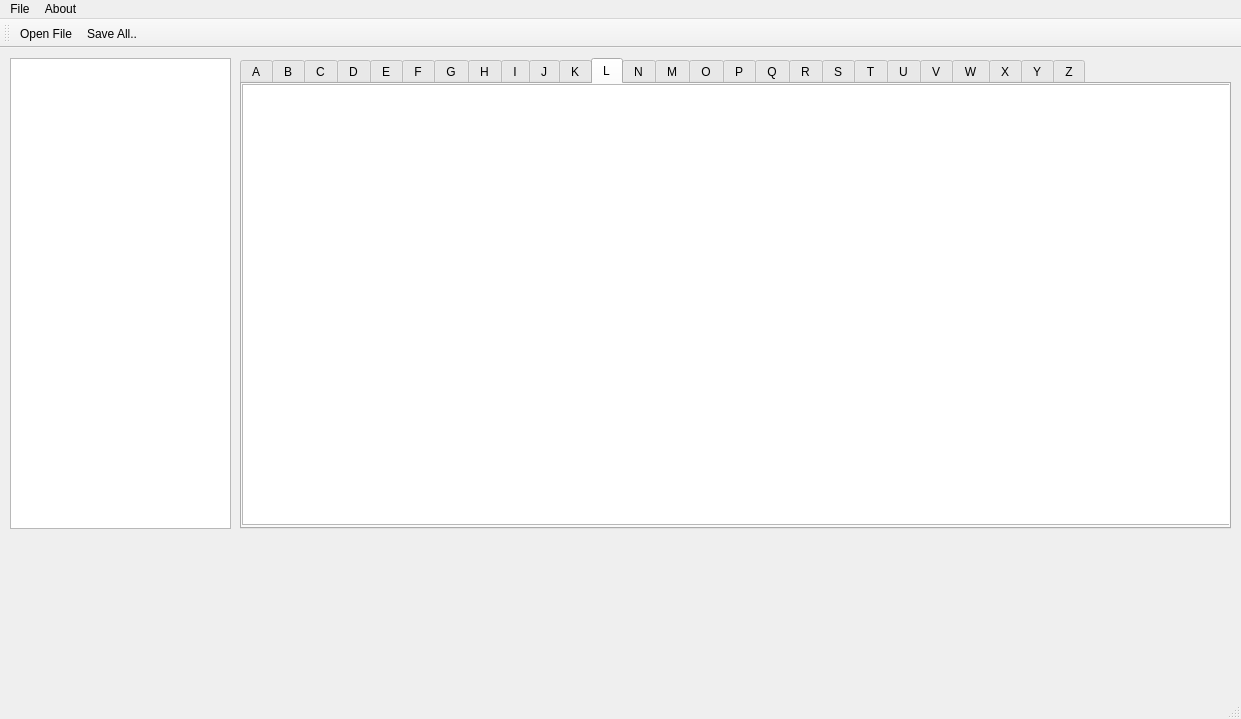
<?xml version="1.0" encoding="UTF-8"?>
<ui version="4.0">
 <class>MainWindow</class>
 <widget class="QMainWindow" name="MainWindow">
  <property name="geometry">
   <rect>
    <x>0</x>
    <y>0</y>
    <width>1241</width>
    <height>719</height>
   </rect>
  </property>
  <property name="windowTitle">
   <string>Text File </string>
  </property>
  <widget class="QWidget" name="centralWidget">
   <widget class="QTabWidget" name="tabWidget">
    <property name="geometry">
     <rect>
      <x>240</x>
      <y>10</y>
      <width>991</width>
      <height>471</height>
     </rect>
    </property>
    <property name="currentIndex">
     <number>11</number>
    </property>
    <property name="iconSize">
     <size>
      <width>15</width>
      <height>15</height>
     </size>
    </property>
    <widget class="QWidget" name="tab">
     <attribute name="title">
      <string>A</string>
     </attribute>
     <widget class="QTextBrowser" name="textBrowser_27">
      <property name="geometry">
       <rect>
        <x>0</x>
        <y>0</y>
        <width>991</width>
        <height>441</height>
       </rect>
      </property>
     </widget>
    </widget>
    <widget class="QWidget" name="tab_2">
     <attribute name="title">
      <string>B</string>
     </attribute>
     <widget class="QTextBrowser" name="textBrowser_26">
      <property name="geometry">
       <rect>
        <x>0</x>
        <y>0</y>
        <width>991</width>
        <height>441</height>
       </rect>
      </property>
     </widget>
    </widget>
    <widget class="QWidget" name="tab_3">
     <attribute name="title">
      <string>C</string>
     </attribute>
     <widget class="QTextBrowser" name="textBrowser_25">
      <property name="geometry">
       <rect>
        <x>0</x>
        <y>0</y>
        <width>991</width>
        <height>441</height>
       </rect>
      </property>
     </widget>
    </widget>
    <widget class="QWidget" name="tab_4">
     <attribute name="title">
      <string>D</string>
     </attribute>
     <widget class="QTextBrowser" name="textBrowser_24">
      <property name="geometry">
       <rect>
        <x>0</x>
        <y>0</y>
        <width>991</width>
        <height>441</height>
       </rect>
      </property>
     </widget>
    </widget>
    <widget class="QWidget" name="tab_5">
     <attribute name="title">
      <string>E</string>
     </attribute>
     <widget class="QTextBrowser" name="textBrowser_23">
      <property name="geometry">
       <rect>
        <x>0</x>
        <y>0</y>
        <width>991</width>
        <height>441</height>
       </rect>
      </property>
     </widget>
    </widget>
    <widget class="QWidget" name="tab_6">
     <attribute name="title">
      <string>F</string>
     </attribute>
     <widget class="QTextBrowser" name="textBrowser_22">
      <property name="geometry">
       <rect>
        <x>0</x>
        <y>0</y>
        <width>991</width>
        <height>441</height>
       </rect>
      </property>
     </widget>
    </widget>
    <widget class="QWidget" name="tab_7">
     <attribute name="title">
      <string>G</string>
     </attribute>
     <widget class="QTextBrowser" name="textBrowser_21">
      <property name="geometry">
       <rect>
        <x>0</x>
        <y>0</y>
        <width>991</width>
        <height>441</height>
       </rect>
      </property>
     </widget>
    </widget>
    <widget class="QWidget" name="tab_8">
     <attribute name="title">
      <string>H</string>
     </attribute>
     <widget class="QTextBrowser" name="textBrowser_20">
      <property name="geometry">
       <rect>
        <x>0</x>
        <y>0</y>
        <width>991</width>
        <height>441</height>
       </rect>
      </property>
     </widget>
    </widget>
    <widget class="QWidget" name="tab_9">
     <attribute name="title">
      <string>I</string>
     </attribute>
     <widget class="QTextBrowser" name="textBrowser_19">
      <property name="geometry">
       <rect>
        <x>0</x>
        <y>0</y>
        <width>991</width>
        <height>441</height>
       </rect>
      </property>
     </widget>
    </widget>
    <widget class="QWidget" name="tab_10">
     <attribute name="title">
      <string>J</string>
     </attribute>
     <widget class="QTextBrowser" name="textBrowser_18">
      <property name="geometry">
       <rect>
        <x>0</x>
        <y>0</y>
        <width>991</width>
        <height>441</height>
       </rect>
      </property>
     </widget>
    </widget>
    <widget class="QWidget" name="tab_11">
     <attribute name="title">
      <string>K</string>
     </attribute>
     <widget class="QTextBrowser" name="textBrowser_17">
      <property name="geometry">
       <rect>
        <x>0</x>
        <y>0</y>
        <width>991</width>
        <height>441</height>
       </rect>
      </property>
     </widget>
    </widget>
    <widget class="QWidget" name="tab_27">
     <attribute name="title">
      <string>L</string>
     </attribute>
     <widget class="QTextBrowser" name="textBrowser_28">
      <property name="geometry">
       <rect>
        <x>0</x>
        <y>0</y>
        <width>991</width>
        <height>441</height>
       </rect>
      </property>
     </widget>
    </widget>
    <widget class="QWidget" name="tab_14">
     <attribute name="title">
      <string>N</string>
     </attribute>
     <widget class="QTextBrowser" name="textBrowser_14">
      <property name="geometry">
       <rect>
        <x>0</x>
        <y>0</y>
        <width>991</width>
        <height>441</height>
       </rect>
      </property>
     </widget>
    </widget>
    <widget class="QWidget" name="tab_13">
     <attribute name="title">
      <string>M</string>
     </attribute>
     <widget class="QTextBrowser" name="textBrowser_15">
      <property name="geometry">
       <rect>
        <x>0</x>
        <y>0</y>
        <width>991</width>
        <height>441</height>
       </rect>
      </property>
     </widget>
    </widget>
    <widget class="QWidget" name="tab_15">
     <attribute name="title">
      <string>O</string>
     </attribute>
     <widget class="QTextBrowser" name="textBrowser_13">
      <property name="geometry">
       <rect>
        <x>0</x>
        <y>0</y>
        <width>991</width>
        <height>441</height>
       </rect>
      </property>
     </widget>
    </widget>
    <widget class="QWidget" name="tab_16">
     <attribute name="title">
      <string>P</string>
     </attribute>
     <widget class="QTextBrowser" name="textBrowser_12">
      <property name="geometry">
       <rect>
        <x>0</x>
        <y>0</y>
        <width>991</width>
        <height>441</height>
       </rect>
      </property>
     </widget>
    </widget>
    <widget class="QWidget" name="tab_17">
     <attribute name="title">
      <string>Q</string>
     </attribute>
     <widget class="QTextBrowser" name="textBrowser_11">
      <property name="geometry">
       <rect>
        <x>0</x>
        <y>0</y>
        <width>991</width>
        <height>441</height>
       </rect>
      </property>
     </widget>
    </widget>
    <widget class="QWidget" name="tab_18">
     <attribute name="title">
      <string>R</string>
     </attribute>
     <widget class="QTextBrowser" name="textBrowser_10">
      <property name="geometry">
       <rect>
        <x>0</x>
        <y>0</y>
        <width>991</width>
        <height>441</height>
       </rect>
      </property>
     </widget>
    </widget>
    <widget class="QWidget" name="tab_19">
     <attribute name="title">
      <string>S</string>
     </attribute>
     <widget class="QTextBrowser" name="textBrowser_9">
      <property name="geometry">
       <rect>
        <x>0</x>
        <y>0</y>
        <width>991</width>
        <height>441</height>
       </rect>
      </property>
     </widget>
    </widget>
    <widget class="QWidget" name="tab_20">
     <attribute name="title">
      <string>T</string>
     </attribute>
     <widget class="QTextBrowser" name="textBrowser_8">
      <property name="geometry">
       <rect>
        <x>0</x>
        <y>0</y>
        <width>991</width>
        <height>441</height>
       </rect>
      </property>
     </widget>
    </widget>
    <widget class="QWidget" name="tab_21">
     <attribute name="title">
      <string>U</string>
     </attribute>
     <widget class="QTextBrowser" name="textBrowser_7">
      <property name="geometry">
       <rect>
        <x>0</x>
        <y>0</y>
        <width>991</width>
        <height>441</height>
       </rect>
      </property>
     </widget>
    </widget>
    <widget class="QWidget" name="tab_22">
     <attribute name="title">
      <string>V</string>
     </attribute>
     <widget class="QTextBrowser" name="textBrowser_6">
      <property name="geometry">
       <rect>
        <x>0</x>
        <y>0</y>
        <width>991</width>
        <height>441</height>
       </rect>
      </property>
     </widget>
    </widget>
    <widget class="QWidget" name="tab_23">
     <attribute name="title">
      <string>W</string>
     </attribute>
     <widget class="QTextBrowser" name="textBrowser_5">
      <property name="geometry">
       <rect>
        <x>0</x>
        <y>0</y>
        <width>991</width>
        <height>441</height>
       </rect>
      </property>
     </widget>
    </widget>
    <widget class="QWidget" name="tab_24">
     <attribute name="title">
      <string>X</string>
     </attribute>
     <widget class="QTextBrowser" name="textBrowser_4">
      <property name="geometry">
       <rect>
        <x>0</x>
        <y>0</y>
        <width>991</width>
        <height>441</height>
       </rect>
      </property>
     </widget>
    </widget>
    <widget class="QWidget" name="tab_25">
     <attribute name="title">
      <string>Y</string>
     </attribute>
     <widget class="QTextBrowser" name="textBrowser_3">
      <property name="geometry">
       <rect>
        <x>0</x>
        <y>0</y>
        <width>991</width>
        <height>441</height>
       </rect>
      </property>
     </widget>
     <widget class="QPushButton" name="pushButton_2">
      <property name="geometry">
       <rect>
        <x>870</x>
        <y>400</y>
        <width>93</width>
        <height>28</height>
       </rect>
      </property>
      <property name="text">
       <string>Save Data</string>
      </property>
     </widget>
    </widget>
    <widget class="QWidget" name="tab_26">
     <attribute name="title">
      <string>Z</string>
     </attribute>
     <widget class="QTextBrowser" name="textBrowser_2">
      <property name="geometry">
       <rect>
        <x>0</x>
        <y>0</y>
        <width>991</width>
        <height>451</height>
       </rect>
      </property>
     </widget>
     <widget class="QPushButton" name="pushButton">
      <property name="geometry">
       <rect>
        <x>880</x>
        <y>400</y>
        <width>93</width>
        <height>28</height>
       </rect>
      </property>
      <property name="text">
       <string>Save Data</string>
      </property>
     </widget>
    </widget>
   </widget>
   <widget class="QTextBrowser" name="textBrowser">
    <property name="geometry">
     <rect>
      <x>10</x>
      <y>10</y>
      <width>221</width>
      <height>471</height>
     </rect>
    </property>
    <property name="html">
     <string>&lt;!DOCTYPE HTML PUBLIC &quot;-//W3C//DTD HTML 4.0//EN&quot; &quot;http://www.w3.org/TR/REC-html40/strict.dtd&quot;&gt;
&lt;html&gt;&lt;head&gt;&lt;meta name=&quot;qrichtext&quot; content=&quot;1&quot; /&gt;&lt;style type=&quot;text/css&quot;&gt;
p, li { white-space: pre-wrap; }
&lt;/style&gt;&lt;/head&gt;&lt;body style=&quot; font-family:'MS Shell Dlg 2'; font-size:7.8pt; font-weight:400; font-style:normal;&quot;&gt;
&lt;p style=&quot;-qt-paragraph-type:empty; margin-top:0px; margin-bottom:0px; margin-left:0px; margin-right:0px; -qt-block-indent:0; text-indent:0px;&quot;&gt;&lt;br /&gt;&lt;/p&gt;&lt;/body&gt;&lt;/html&gt;</string>
    </property>
   </widget>
   <zorder>textBrowser</zorder>
   <zorder>tabWidget</zorder>
   <zorder>pushButton</zorder>
   <zorder>textBrowser_2</zorder>
   <zorder>pushButton_2</zorder>
   <zorder>textBrowser_27</zorder>
  </widget>
  <widget class="QMenuBar" name="menuBar">
   <property name="geometry">
    <rect>
     <x>0</x>
     <y>0</y>
     <width>1241</width>
     <height>26</height>
    </rect>
   </property>
   <widget class="QMenu" name="menuFile">
    <property name="title">
     <string>File</string>
    </property>
    <addaction name="actionOpen_File"/>
    <addaction name="actionSave_All"/>
   </widget>
   <widget class="QMenu" name="menuAbout">
    <property name="title">
     <string>About</string>
    </property>
    <addaction name="actionAbout"/>
   </widget>
   <addaction name="menuFile"/>
   <addaction name="menuAbout"/>
  </widget>
  <widget class="QToolBar" name="mainToolBar">
   <attribute name="toolBarArea">
    <enum>TopToolBarArea</enum>
   </attribute>
   <attribute name="toolBarBreak">
    <bool>false</bool>
   </attribute>
   <addaction name="actionOpen_File"/>
   <addaction name="actionSave_All"/>
  </widget>
  <widget class="QStatusBar" name="statusBar"/>
  <action name="actionOpen_File">
   <property name="icon">
    <iconset resource="text.qrc">
     <normaloff>:/open_folder_yellow.png</normaloff>:/open_folder_yellow.png</iconset>
   </property>
   <property name="text">
    <string>Open File...</string>
   </property>
   <property name="toolTip">
    <string>&lt;html&gt;&lt;head/&gt;&lt;body&gt;&lt;p&gt;Open a file to be process.&lt;/p&gt;&lt;/body&gt;&lt;/html&gt;</string>
   </property>
  </action>
  <action name="actionSave_All">
   <property name="icon">
    <iconset resource="text.qrc">
     <normaloff>:/save_file_icon.png</normaloff>:/save_file_icon.png</iconset>
   </property>
   <property name="text">
    <string>Save All..</string>
   </property>
   <property name="toolTip">
    <string>&lt;html&gt;&lt;head/&gt;&lt;body&gt;&lt;p&gt;Allow the user to save the data to a file.&lt;/p&gt;&lt;/body&gt;&lt;/html&gt;</string>
   </property>
  </action>
  <action name="actionAbout">
   <property name="text">
    <string>About...</string>
   </property>
  </action>
 </widget>
 <layoutdefault spacing="6" margin="11"/>
 <resources>
  <include location="text.qrc"/>
 </resources>
 <connections/>
</ui>
